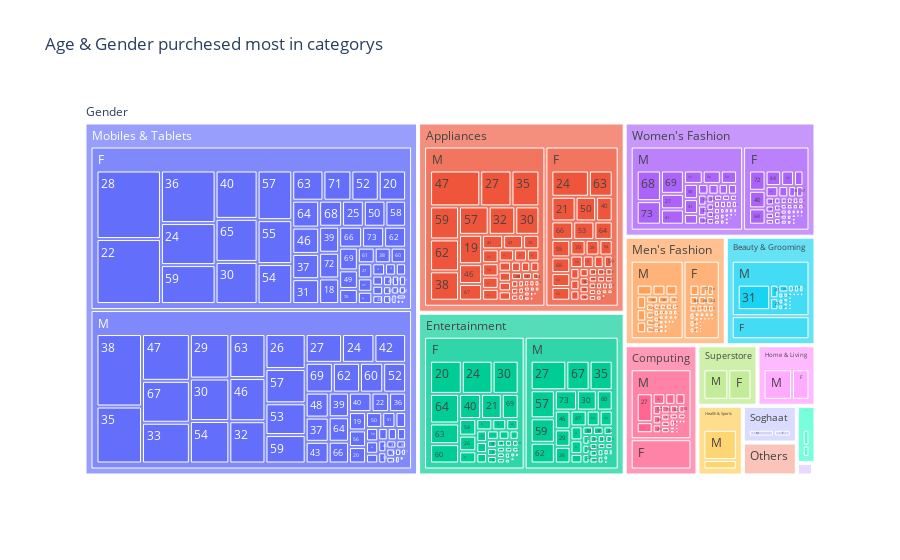

The notebook cell this image was saved under:
### Code cell
px.treemap(sales,path=[px.Constant('Gender'),'category','Gender','age'],values='total',title='Age & Gender purchesed most in categorys')

### Figure 1 — Plotly figure (JSON) as saved in the notebook; plotly's stock layout.template omitted (floating-point values rounded to 4 significant figures; data arrays with more than 128 entries replaced by an {"elided": "..."} marker saying what was removed)
{"data": [{"branchvalues": "total", "domain": {"x": [0, 1], "y": [0, 1]}, "hovertemplate": "labels=%{label}<br>total=%{value}<br>parent=%{parent}<br>id=%{id}<extra></extra>", "ids": {"elided": "1296 str values"}, "labels": {"elided": "1296 str values"}, "name": "", "parents": {"elided": "1296 str values"}, "type": "treemap", "values": {"elided": "1296 float values"}}], "layout": {"legend": {"tracegroupgap": 0}, "title": {"text": "Age & Gender purchesed most in categorys"}}}
